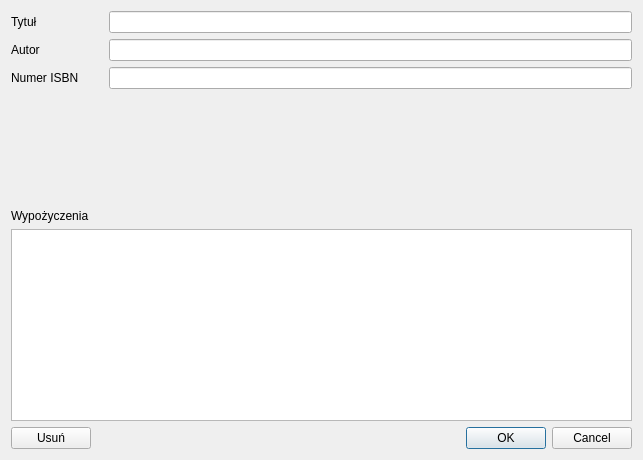
<?xml version="1.0" encoding="UTF-8"?>
<ui version="4.0">
 <class>DialogKsiazka</class>
 <widget class="QDialog" name="DialogKsiazka">
  <property name="geometry">
   <rect>
    <x>0</x>
    <y>0</y>
    <width>643</width>
    <height>460</height>
   </rect>
  </property>
  <property name="windowTitle">
   <string>Książka</string>
  </property>
  <layout class="QGridLayout" name="gridLayout">
   <item row="2" column="3">
    <widget class="QLineEdit" name="lineEdit_isbn"/>
   </item>
   <item row="5" column="0" alignment="Qt::AlignBottom">
    <widget class="QLabel" name="label_4">
     <property name="text">
      <string>Wypożyczenia</string>
     </property>
    </widget>
   </item>
   <item row="0" column="0">
    <widget class="QLabel" name="label">
     <property name="text">
      <string>Tytuł</string>
     </property>
    </widget>
   </item>
   <item row="2" column="0">
    <widget class="QLabel" name="label_3">
     <property name="text">
      <string>Numer ISBN</string>
     </property>
    </widget>
   </item>
   <item row="1" column="3">
    <widget class="QLineEdit" name="lineEdit_autor"/>
   </item>
   <item row="9" column="3">
    <widget class="QDialogButtonBox" name="buttonBox">
     <property name="orientation">
      <enum>Qt::Horizontal</enum>
     </property>
     <property name="standardButtons">
      <set>QDialogButtonBox::Cancel|QDialogButtonBox::Ok</set>
     </property>
    </widget>
   </item>
   <item row="9" column="0">
    <widget class="QPushButton" name="pushButton_usun">
     <property name="text">
      <string>Usuń</string>
     </property>
    </widget>
   </item>
   <item row="0" column="3">
    <widget class="QLineEdit" name="lineEdit_tytul"/>
   </item>
   <item row="1" column="0">
    <widget class="QLabel" name="label_2">
     <property name="text">
      <string>Autor</string>
     </property>
    </widget>
   </item>
   <item row="8" column="0" colspan="4">
    <widget class="QTableView" name="wypozyczeniaTable">
     <property name="sizePolicy">
      <sizepolicy hsizetype="Expanding" vsizetype="Fixed">
       <horstretch>0</horstretch>
       <verstretch>0</verstretch>
      </sizepolicy>
     </property>
     <property name="sortingEnabled">
      <bool>true</bool>
     </property>
     <attribute name="horizontalHeaderDefaultSectionSize">
      <number>115</number>
     </attribute>
    </widget>
   </item>
  </layout>
 </widget>
 <resources/>
 <connections>
  <connection>
   <sender>buttonBox</sender>
   <signal>accepted()</signal>
   <receiver>DialogKsiazka</receiver>
   <slot>accept()</slot>
   <hints>
    <hint type="sourcelabel">
     <x>248</x>
     <y>254</y>
    </hint>
    <hint type="destinationlabel">
     <x>157</x>
     <y>274</y>
    </hint>
   </hints>
  </connection>
  <connection>
   <sender>buttonBox</sender>
   <signal>rejected()</signal>
   <receiver>DialogKsiazka</receiver>
   <slot>reject()</slot>
   <hints>
    <hint type="sourcelabel">
     <x>316</x>
     <y>260</y>
    </hint>
    <hint type="destinationlabel">
     <x>286</x>
     <y>274</y>
    </hint>
   </hints>
  </connection>
  <connection>
   <sender>pushButton_usun</sender>
   <signal>clicked()</signal>
   <receiver>DialogKsiazka</receiver>
   <slot>reject()</slot>
   <hints>
    <hint type="sourcelabel">
     <x>51</x>
     <y>437</y>
    </hint>
    <hint type="destinationlabel">
     <x>321</x>
     <y>229</y>
    </hint>
   </hints>
  </connection>
 </connections>
</ui>
